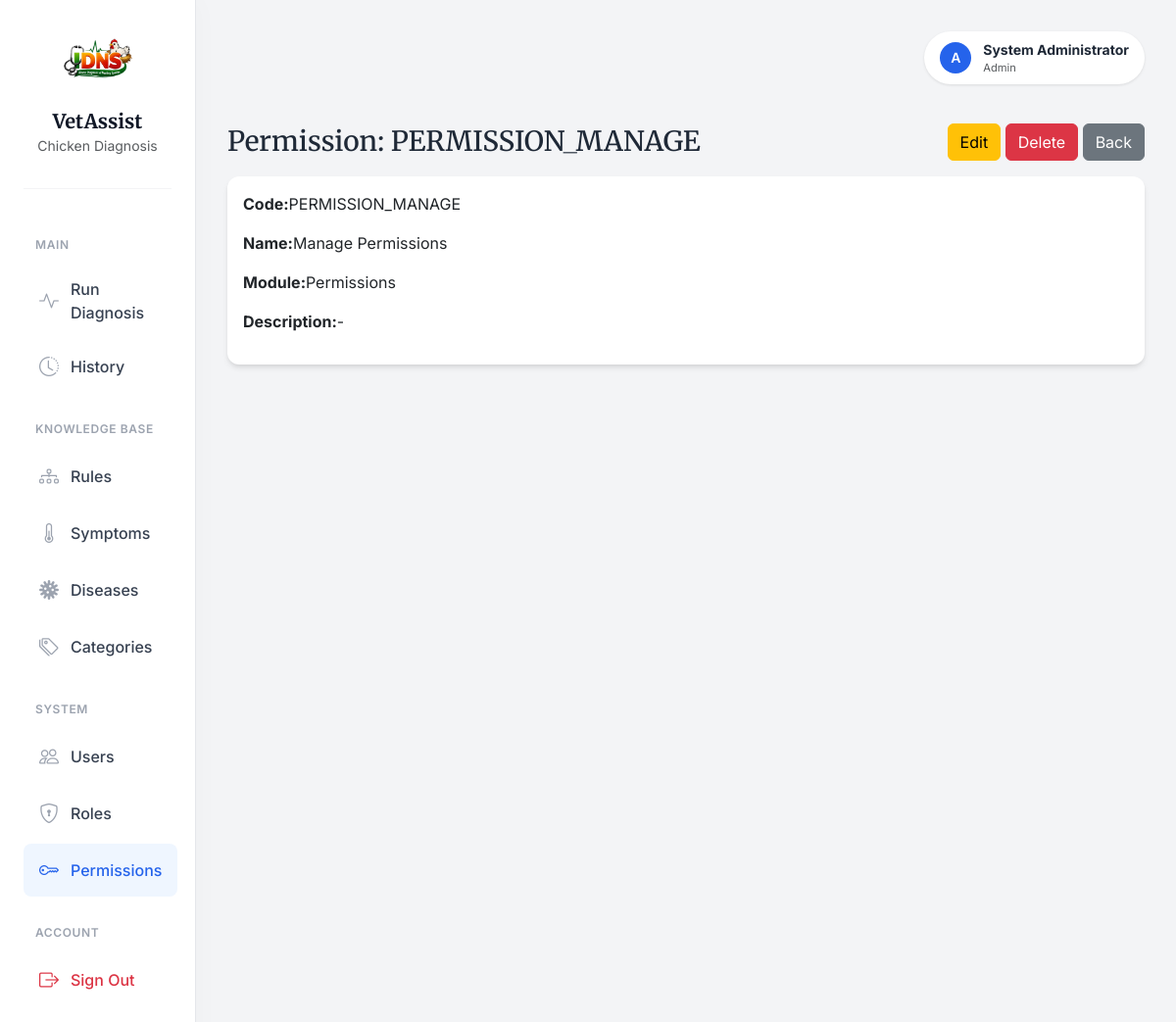
Screenshot of /permissions/5 (signed in) with the database file from the repository.
### app/models/user.py (models this page shows, shortened)
class UserTable(UserMixin, db.Model):
    __tablename__ = "tbl_users"
    id = db.Column(db.Integer, db.Sequence('seq_users_id'), primary_key=True)
    username = db.Column(db.String(80), unique=True, nullable=False)
    email = db.Column(db.String(120), unique=True, nullable=False)
    full_name = db.Column(db.String(120), nullable=False)
    is_active = db.Column(db.Boolean, default=True, nullable=False)
    password_hash = db.Column(db.String(255), nullable=False)
    created_at = db.Column(db.DateTime, default=datetime.utcnow, nullable=False)
    updated_at = db.Column(db.DateTime, default=datetime.utcnow, onupdate=datetime.utcnow, nullable=False)
    roles = db.relationship("RoleTable", secondary=tbl_user_roles, back_populates="users")
    def has_role(self, role_name: str) -> bool:
        return any(role.name == role_name for role in self.roles)

### app/models/role.py (models this page shows, shortened)
class RoleTable(db.Model):
    __tablename__= "tbl_roles"
    id = db.Column(db.Integer, db.Sequence('seq_roles_id'), primary_key=True)
    name = db.Column(db.String(80), unique=True, nullable=False)
    description = db.Column(db.String(255))
    created_at = db.Column(db.DateTime, default=datetime.utcnow, nullable=False)
    updated_at = db.Column(db.DateTime, default=datetime.utcnow, onupdate=datetime.utcnow, nullable=False)
    users = db.relationship("UserTable", secondary=tbl_user_roles,back_populates="roles" )
    permissions = db.relationship("PermissionTable", secondary=tbl_role_permissions, back_populates="roles")

### app/models/permission.py (models this page shows, shortened)
class PermissionTable(db.Model):
    __tablename__ = "tbl_permissions"
    id = db.Column(db.Integer, db.Sequence('seq_permissions_id'), primary_key=True)
    code = db.Column(db.String(64), unique=True, nullable=False, index=True)
    name = db.Column(db.String(120), nullable=False)
    description = db.Column(db.String(255))
    module = db.Column(db.String(80), nullable=False, default="General")
    created_at = db.Column(db.DateTime, default=datetime.utcnow, nullable=False)
    updated_at = db.Column(db.DateTime, default=datetime.utcnow, onupdate=datetime.utcnow, nullable=False)
    roles = db.relationship("RoleTable", secondary=tbl_role_permissions, back_populates="permissions")

### app/routes/permission_routes.py (the view)
@permission_bp.route("/<int:permission_id>")
@login_required
def detail(permission_id: int):
    permission = PermissionService.get_permission_by_id(permission_id)
    if permission is None:
        abort(404)
    return render_template("permission/detail.html", permission=permission)

### app/services/permission_service.py (called while the page is built)
    @staticmethod
    def get_permission_by_id(permission_id: int) -> Optional[PermissionTable]:
        return PermissionTable.query.get(permission_id)

### app/templates/permission/detail.html (shortened to what this page needs)
{% extends "layouts/base.html" %}
{% block content %}
<div class="d-flex justify-content-between align-items-center mb-3">
    <h1 class="h3 mb-0">Permission: {{ permission.code }}</h1>
    <div>
        <a href="{{ url_for('tbl_permissions.edit', permission_id=permission.id) }}"
            class="btn btn-warning">
            Edit
        </a>
        <a href="{{ url_for('tbl_permissions.delete_confirm', permission_id=permission.id) }}"
            class="btn btn-danger">
            Delete
        </a>
        <a href="{{ url_for('tbl_permissions.index') }}" class="btn btn-secondary">
            Back
        </a>
    </div>
</div>
<div class="card">
    <div class="card-body">
        <p><strong>Code:</strong>{{ permission.code }}</p>
        <p><strong>Name:</strong>{{ permission.name }}</p>
        <p><strong>Module:</strong>{{ permission.module }}</p>
        <p><strong>Description:</strong>{{ permission.description or '-' }}</p>
    </div>
</div>
{% endblock %}

### app/templates/layouts/base.html (shortened to what this page needs)
<!DOCTYPE html>
<html lang="en">
<head>
    <link href="https://cdn.jsdelivr.net/npm/bootstrap@5.3.0/dist/css/bootstrap.min.css" rel="stylesheet">
    <link rel="stylesheet" href="https://cdn.jsdelivr.net/npm/bootstrap-icons@1.11.3/font/bootstrap-icons.min.css">
</head>
<body>
    <div class="container-fluid">
        <div class="row">
            {% block sidebar %}
            <nav class="col-md-3 col-lg-2 d-md-block sidebar collapse" id="sidebarMenu">
                <div class="brand-section">
                    <img src="{{ url_for('static', filename='images/logo1.png') }}" alt="VetAssist Logo" class="brand-logo">
                    <h5 class="brand-font fw-bold mb-0">VetAssist</h5>
                    <small class="text-muted">Chicken Diagnosis</small>
                </div>
                <div class="position-sticky pt-2">
                    {% if current_user.is_authenticated %}
                        <div class="nav-section-label">Main</div>
                        <ul class="nav flex-column">
                            <li class="nav-item">
                                <a class="nav-link {% if 'expert_system.diagnose' in request.endpoint %}active{% endif %}" href="{{ url_for('expert_system.diagnose') }}">
                                    <i class="bi bi-activity"></i>
                                    Run Diagnosis
                                </a>
                            </li>
                            <li class="nav-item">
                                <a class="nav-link {% if 'expert_system.cases' in request.endpoint %}active{% endif %}" href="{{ url_for('expert_system.cases_index') }}">
                                    <i class="bi bi-clock-history"></i> History
                                </a>
                            </li>
                        </ul>
                        {% if current_user.has_role('Admin') or current_user.has_role('Doctor') %}
                        <div class="nav-section-label">Knowledge Base</div>
                        <ul class="nav flex-column">
                            <li class="nav-item">
                                <a class="nav-link {% if 'expert_system.rules' in request.endpoint %}active{% endif %}" href="{{ url_for('expert_system.rules_index') }}">
                                    <i class="bi bi-diagram-3"></i> Rules
                                </a>
                            </li>
                            <li class="nav-item">
                                <a class="nav-link {% if 'expert_system.symptoms' in request.endpoint %}active{% endif %}" href="{{ url_for('expert_system.symptoms_index') }}">
                                    <i class="bi bi-thermometer-half"></i> Symptoms
                                </a>
                            </li>
                            <li class="nav-item">
                                <a class="nav-link {% if 'expert_system.diseases' in request.endpoint %}active{% endif %}" href="{{ url_for('expert_system.diseases_index') }}">
                                    <i class="bi bi-virus"></i> Diseases
                                </a>
                            </li>
                            <li class="nav-item">
                                <a class="nav-link {% if 'expert_system.categories' in request.endpoint %}active{% endif %}" href="{{ url_for('expert_system.categories_index') }}">
                                    <i class="bi bi-tags"></i> Categories
                                </a>
                            </li>
                        </ul>
                        {% endif %}
                        {% if current_user.has_role('Admin') %}
                        <div class="nav-section-label">System</div>
                        <ul class="nav flex-column">
                            <li class="nav-item">
                                <a class="nav-link {% if 'tbl_users' in request.endpoint %}active{% endif %}" href="{{ url_for('tbl_users.index') }}">
                                    <i class="bi bi-people"></i> Users
                                </a>
                            </li>
                            <li class="nav-item">
                                <a class="nav-link {% if 'tbl_roles' in request.endpoint %}active{% endif %}" href="{{ url_for('tbl_roles.index') }}">
                                    <i class="bi bi-shield-lock"></i> Roles
                                </a>
                            </li>
                            <li class="nav-item">
                                <a class="nav-link {% if 'tbl_permissions' in request.endpoint %}active{% endif %}" href="{{ url_for('tbl_permissions.index') }}">
                                    <i class="bi bi-key"></i> Permissions
                                </a>
                            </li>
                        </ul>
                        {% endif %}
                        <div class="nav-section-label">Account</div>
                        <ul class="nav flex-column mb-4">
                            <li class="nav-item">
                                <a class="nav-link text-danger" href="{{ url_for('auth.logout') }}">
                                    <i class="bi bi-box-arrow-right text-danger"></i> Sign Out
                                </a>
                            </li>
                        </ul>
                    {% endif %}
                </div>
            </nav>
            {% endblock %}
            <main class="{% block main_class %}col-md-9 ms-sm-auto col-lg-10{% endblock %} content-wrapper">
                <div class="page-header">
                    {% if current_user.is_authenticated %}
                    <div class="user-profile">
                        <div class="user-avatar">
                            {{ current_user.username[0] | upper }}
                        </div>
                        <div class="d-none d-sm-block">
                            <div class="fw-bold small">{{ current_user.full_name }}</div>
                            <div class="text-muted" style="font-size: 0.7rem;">{{ current_user.roles[0].name if current_user.roles else 'User' }}</div>
                        </div>
                    </div>
                    {% endif %}
                </div>
                {% block content %}{% endblock %}
            </main>
        </div>
    </div>
</body>
</html>

### app/templates/layouts/base.html (style rules this page uses)
:root { --bg-body: #f3f4f6; --text-main: #1f2937; --text-muted: #6b7280; --primary-color: #2563eb; --primary-hover: #1d4ed8; --sidebar-bg: #ffffff; --sidebar-text: #374151; --sidebar-active-bg: #eff6ff; --sidebar-active-text: #2563eb; --card-shadow: 0 4px 6px -1px rgba(0, 0, 0, 0.1), 0 2px 4px -1px rgba(0, 0, 0, 0.06); --border-radius: 0.75rem; }
body { font-family: 'Inter', sans-serif; background-color: var(--bg-body); color: var(--text-main); -webkit-font-smoothing: antialiased; }
h1, h2, h3, h4, h5, .brand-font { font-family: 'Merriweather', serif; color: #111827; }
.sidebar { background-color: var(--sidebar-bg); border-right: 1px solid #e5e7eb; min-height: 100vh; padding: 1.5rem; box-shadow: 4px 0 24px rgba(0,0,0,0.02); }
.brand-section { padding-bottom: 2rem; margin-bottom: 1rem; border-bottom: 1px solid #f3f4f6; text-align: center; }
.brand-logo { max-width: 100%; height: auto; max-height: 80px; margin-bottom: 0.5rem; }
.nav-section-label { font-size: 0.75rem; font-weight: 600; text-transform: uppercase; letter-spacing: 0.05em; color: #9ca3af; margin-top: 1.5rem; margin-bottom: 0.75rem; padding-left: 0.75rem; }
.nav-link { color: var(--sidebar-text); padding: 0.75rem 1rem; border-radius: 0.5rem; margin-bottom: 0.25rem; font-weight: 500; display: flex; align-items: center; transition: all 0.2s ease; }
.nav-link i { font-size: 1.25rem; margin-right: 0.75rem; color: #9ca3af; transition: color 0.2s; }
.nav-link.active { background-color: var(--sidebar-active-bg); color: var(--sidebar-active-text); }
.nav-link.active i { color: var(--sidebar-active-text); }
.content-wrapper { padding: 2rem; }
.page-header { margin-bottom: 2.5rem; display: flex; justify-content: space-between; align-items: center; }
.user-profile { display: flex; align-items: center; gap: 0.75rem; padding: 0.5rem 1rem; background: white; border-radius: 2rem; box-shadow: 0 1px 3px rgba(0,0,0,0.1); }
.user-avatar { width: 32px; height: 32px; background-color: var(--primary-color); color: white; border-radius: 50%; display: flex; align-items: center; justify-content: center; font-weight: 600; font-size: 0.875rem; }
.card { background: white; border: none; border-radius: var(--border-radius); box-shadow: var(--card-shadow); transition: transform 0.2s ease, box-shadow 0.2s ease; }

### rows the page displays
UserTable: username "A", full_name "System Administrator"
RoleTable: name "Admin"
PermissionTable: code "PERMISSION_MANAGE", name "Manage Permissions", module "Permissions", description "-"
